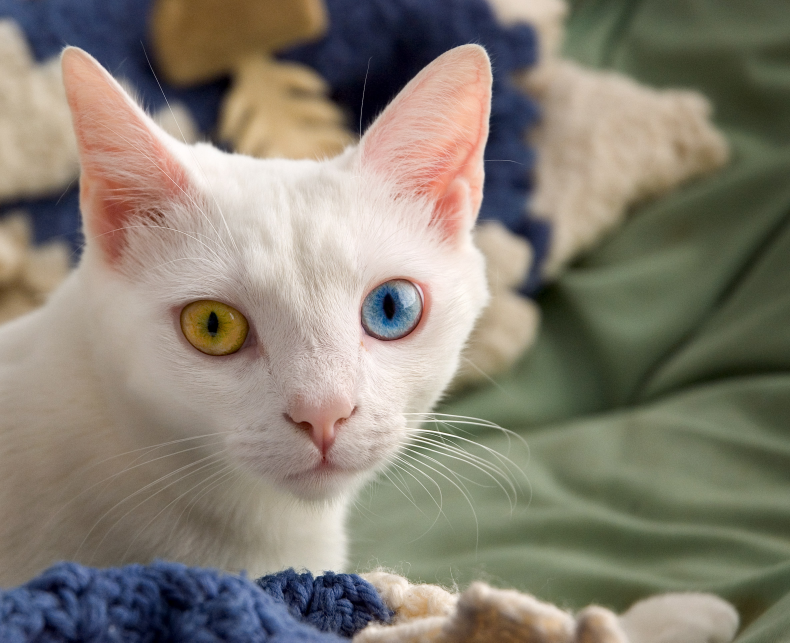
#> input picture assets/cat.jpg, 2370 x 1927 px (shown at 1/3 size)
$ python test.py
#> lines starting #> are read from the running program, lines starting #| are printed output that depends on the picture
import cv2 as cv
import numpy as np
img = cv.imread("assets/cat.jpg",cv.IMREAD_COLOR)
#> img is the input picture: shape (1927, 2370, 3); mean B, G, R 114.1, 126.9, 133.6
img2 = cv.imread("assets/dog(1).jpg",cv.IMREAD_COLOR)
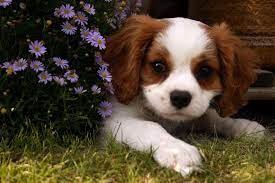
#> input picture assets/dog(1).jpg, 275 x 183 px
#> img2 is the input picture: shape (183, 275, 3); mean B, G, R 49.2, 67.7, 81.1
print(img,img2)
#> (printed output is left out)
print(img.size,img2.size)
#| 13700970 150975
img = cv.resize(img,(1000,1000))
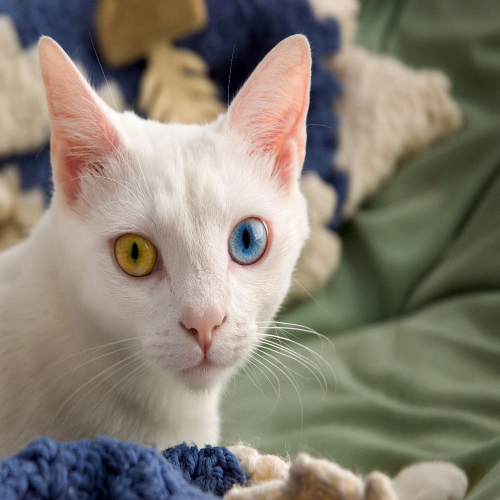
#> img: shape (1000, 1000, 3) (shown at 1/2 size); mean B, G, R 114, 126.7, 133.5
img2 = cv.resize(img2,(1000,1000))
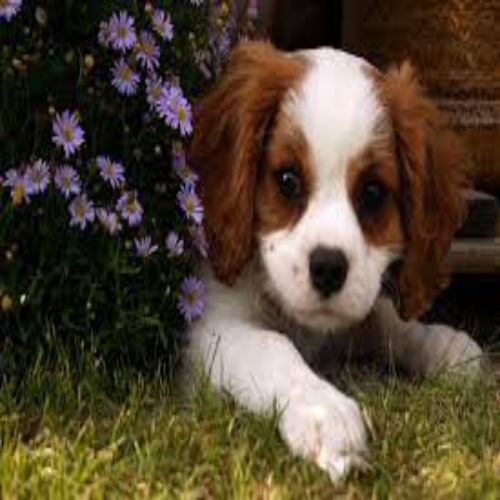
#> img2: shape (1000, 1000, 3) (shown at 1/2 size); mean B, G, R 49.1, 67.5, 81
print(img.dtype)
#| uint8
print(img.size,img2.size)
#| 3000000 3000000
img3 = cv.add(img,img2)
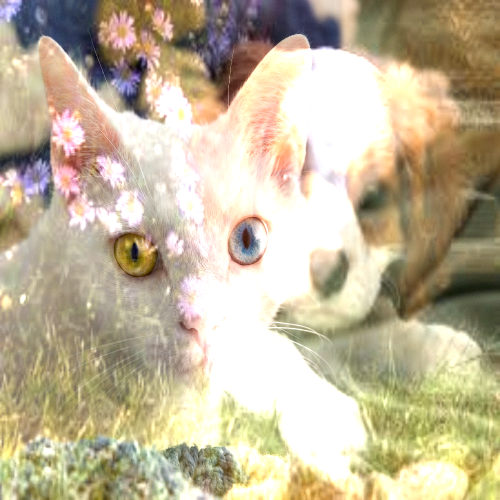
#> img3: shape (1000, 1000, 3) (shown at 1/2 size); mean B, G, R 153.8, 181.2, 193.1
cv.imshow("abomination",img3)
cv.waitKey(0)
cv.destroyAllWindows()
pixels = np.random.randint(5,size=(1000,1000))
pixels2 = np.random.randint(5,size=(1000,1000))
pixels = pixels.astype(np.uint8)
pixels2 = pixels2.astype(np.uint8)
cv.imshow("coool",pixels)
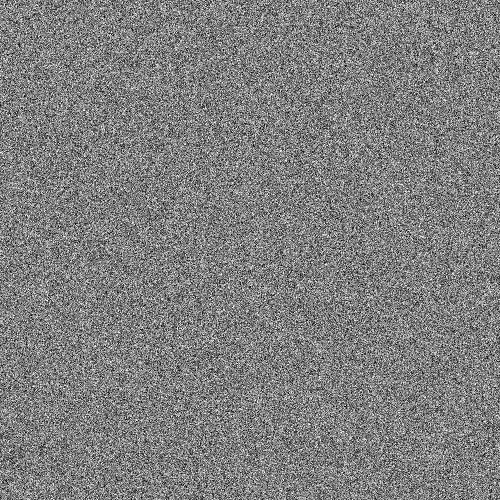
#> window 'coool': shape (1000, 1000) (shown at 1/2 size); min 0, max 4, mean 2; drawn with min black and max white
cv.imshow("coool",pixels2)
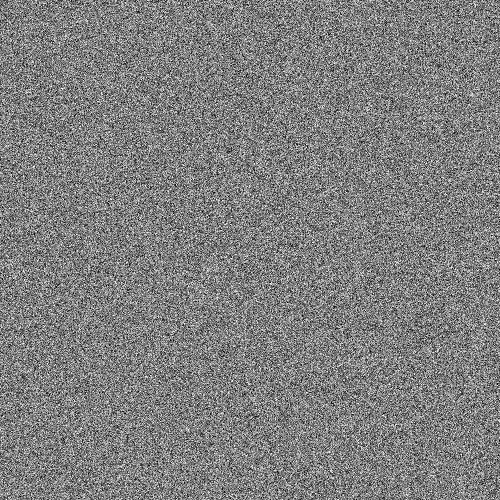
#> window 'coool': shape (1000, 1000) (shown at 1/2 size); min 0, max 4, mean 2; drawn with min black and max white
cv.waitKey(0)
cv.destroyAllWindows()
print("nigga")
